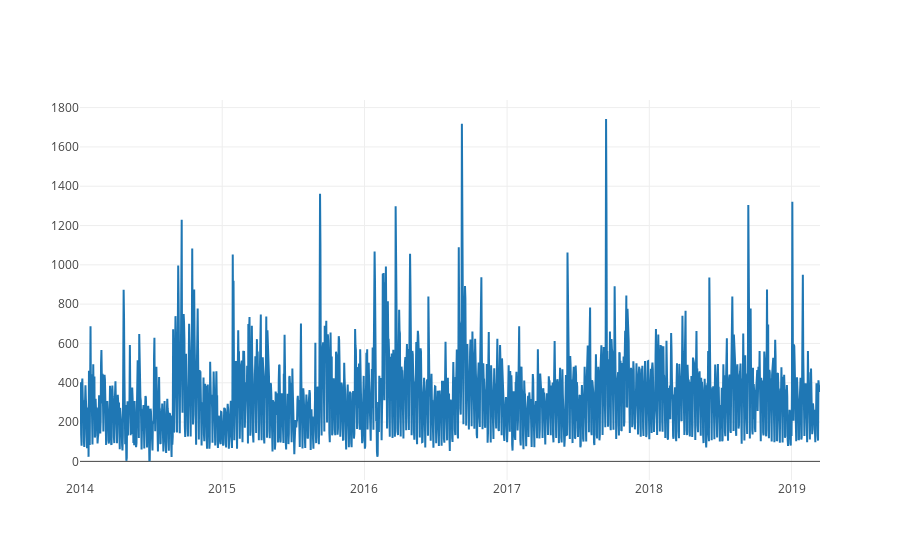

This figure's notebook cell:
### Code cell
#def line_from_time_aggr(d):
x = [x["date"] for x in aapl]
y = [y["count"] for y in aapl]
iplot([{"x": x, "y": y}])
#line_from_time_aggr(aapl)

### Figure 1 — Plotly figure (JSON) as saved in the notebook; plotly's stock layout.template omitted (floating-point values rounded to 4 significant figures; data arrays with more than 128 entries replaced by an {"elided": "..."} marker saying what was removed)
{"data": [{"type": "scatter", "uid": "737e119f-82f2-4aff-81e1-d88a8bac1220", "x": {"elided": "1900 str values"}, "y": {"elided": "1900 int values"}}], "layout": {}}
